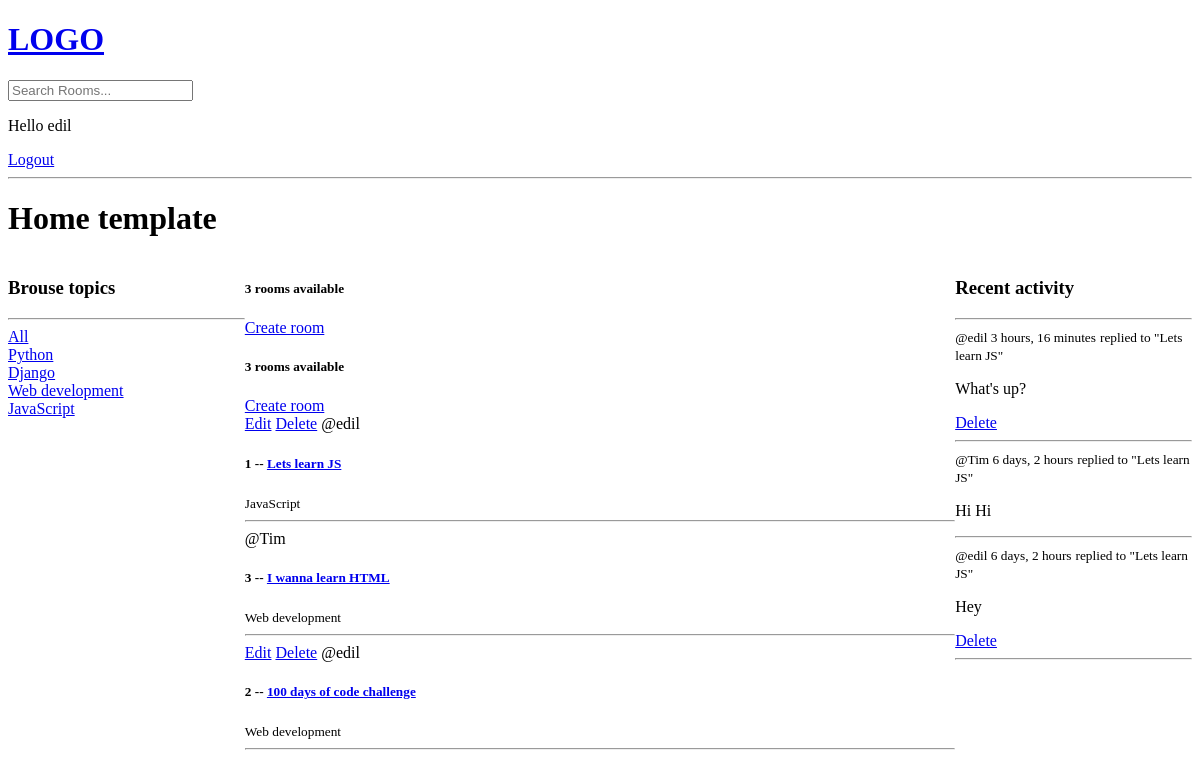
The app's page / (signed in), older data.
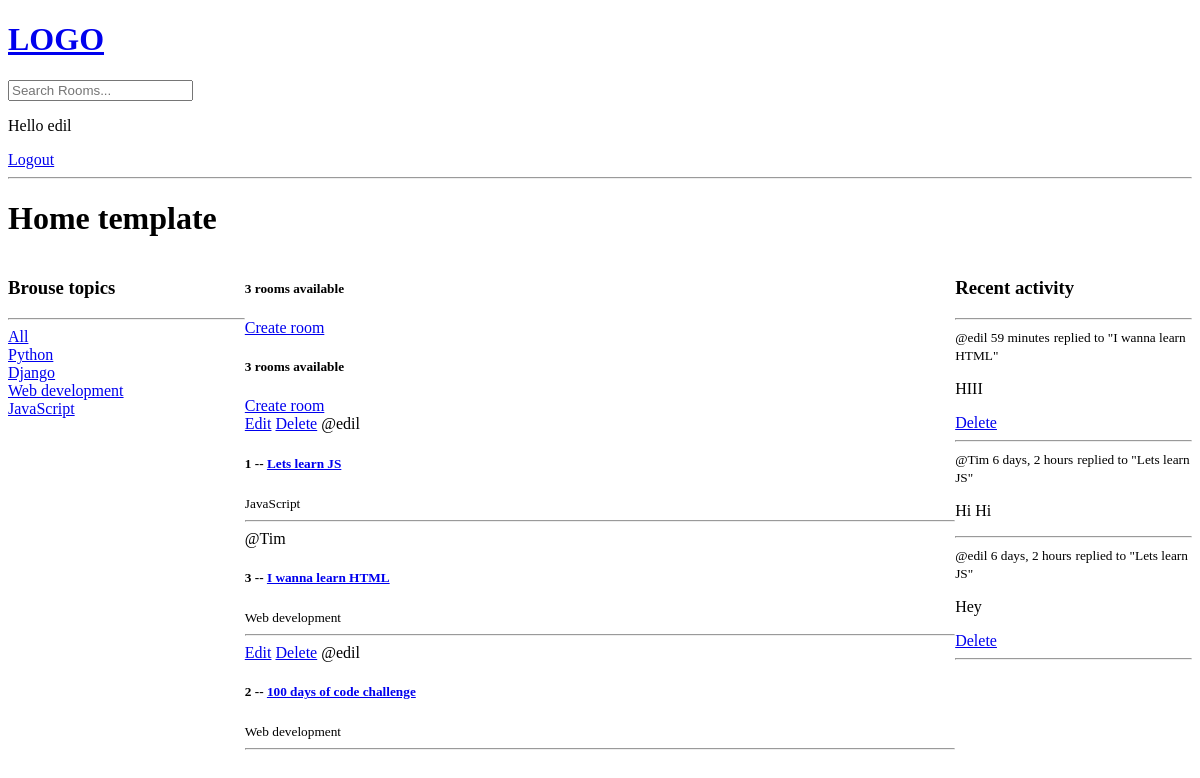
The same page, newer data.
### base/models.py (models this page shows, shortened)
class Topic(models.Model):
    name = models.CharField(max_length=50)

class Room(models.Model):
    host = models.ForeignKey(User, on_delete=models.SET_NULL, null=True)
    topic = models.ForeignKey(Topic, on_delete=models.SET_NULL, null=True)
    name = models.CharField(max_length=50, null=False, blank=False)
    description = models.TextField(null=True, blank=True)
    participants = models.ManyToManyField(User, related_name='participants', blank=True)
    update = models.DateTimeField(auto_now=True)
    created = models.DateTimeField(auto_now_add=True)
    class Meta:
        ordering = ['-update', '-created']
    def __str__(self) :
        return str(self.name)

class Message(models.Model):
    user = models.ForeignKey(User, on_delete=models.CASCADE)
    room = models.ForeignKey(Room, on_delete=models.CASCADE)
    body = models.TextField()
    update = models.DateTimeField(auto_now=True)
    created = models.DateTimeField(auto_now_add=True)
    class Meta:
        ordering = ['-update', '-created']
    def __str__(self):
        return self.body[0:50]

### base/views.py (the view)
# urls.py: path('', views.home, name="home"),
def home(request):
    q = request.GET.get('q') if request.GET.get('q') != None else ''
    rooms = Room.objects.filter(
        Q(topic__name__icontains=q) |
        Q(name__icontains=q) |
        Q(description__icontains=q)
        )
    topics = Topic.objects.all()
    room_count = rooms.count()
    room_messages = Message.objects.filter(Q(room__topic__name__icontains=q))
    context = {'rooms': rooms, 'topics': topics, 'room_count': room_count, 'room_messages': room_messages}
    return render(request, 'base/home.html', context)

### base/templates/base/home.html (shortened to what this page needs)
{% extends 'main.html' %}
{% block content %}
<h1>Home template</h1>
<div class="home-container">
    <div>
        {% include 'base/topics_component.html' %}
    </div>
    <div>
        <h5>{{room_count}} rooms available</h5>
        <a href="{% url 'create-room' %}">Create room</a>
        {% include 'base/feed_component.html' %}
    </div>
    <div class="">
        {% include 'base/activity_component.html' %}
    </div>
</div>
{% endblock content %}

### base/templates/base/topics_component.html
<h3>Brouse topics</h3>
<hr>
<div>
    <a href="{% url 'home' %}">All</a>
</div>
{% for topic in topics %}
    <div>
        <a href="{% url 'home' %}?q={{topic.name}}">{{topic.name}}</a>
    </div>
{% endfor %}

### base/templates/base/feed_component.html
<div>
    <h5>{{room_count}} rooms available</h5>
    <a href="{% url 'create-room' %}">Create room</a>
    <div>
        {% for room in rooms %}
            <div>
                {% if request.user == room.host %}
                <a href="{% url 'update-room' room.id %}">Edit</a>
                <a href="{% url 'delete-room' room.id %}">Delete</a>
                {% endif %}
                <span>@{{room.host.username}}</span>
                <h5>{{room.id}} -- <a href="{% url 'room' room.id %}">{{room.name}}</a></h5>
                <small>{{room.topic.name}}</small>
                <hr>
            </div>
        {% endfor %}
    </div>
</div>

### base/templates/base/activity_component.html
<h3>Recent activity</h3>
<hr>
{% for message in room_messages %}
    <div>
        <small>@{{message.user}}  {{message.created| timesince}}</small>
        <small>replied to "{{message.room}}"</small>
        <p>{{message}}</p>
        {% if request.user == message.user %}
        <a href="{% url 'delete-message' message.id %}">Delete</a>
        {% endif %}
        <hr>
    </div>
{% endfor %}

Row changes from the older to the newer data that the page shows:
removed Message: user "edil", created "3 hours, 16 minutes", room "Lets learn JS", body "What's up?", shows "Delete"
added Message: user "edil", created "59 minutes", room "I wanna learn HTML", body "HIII", shows "Delete"
